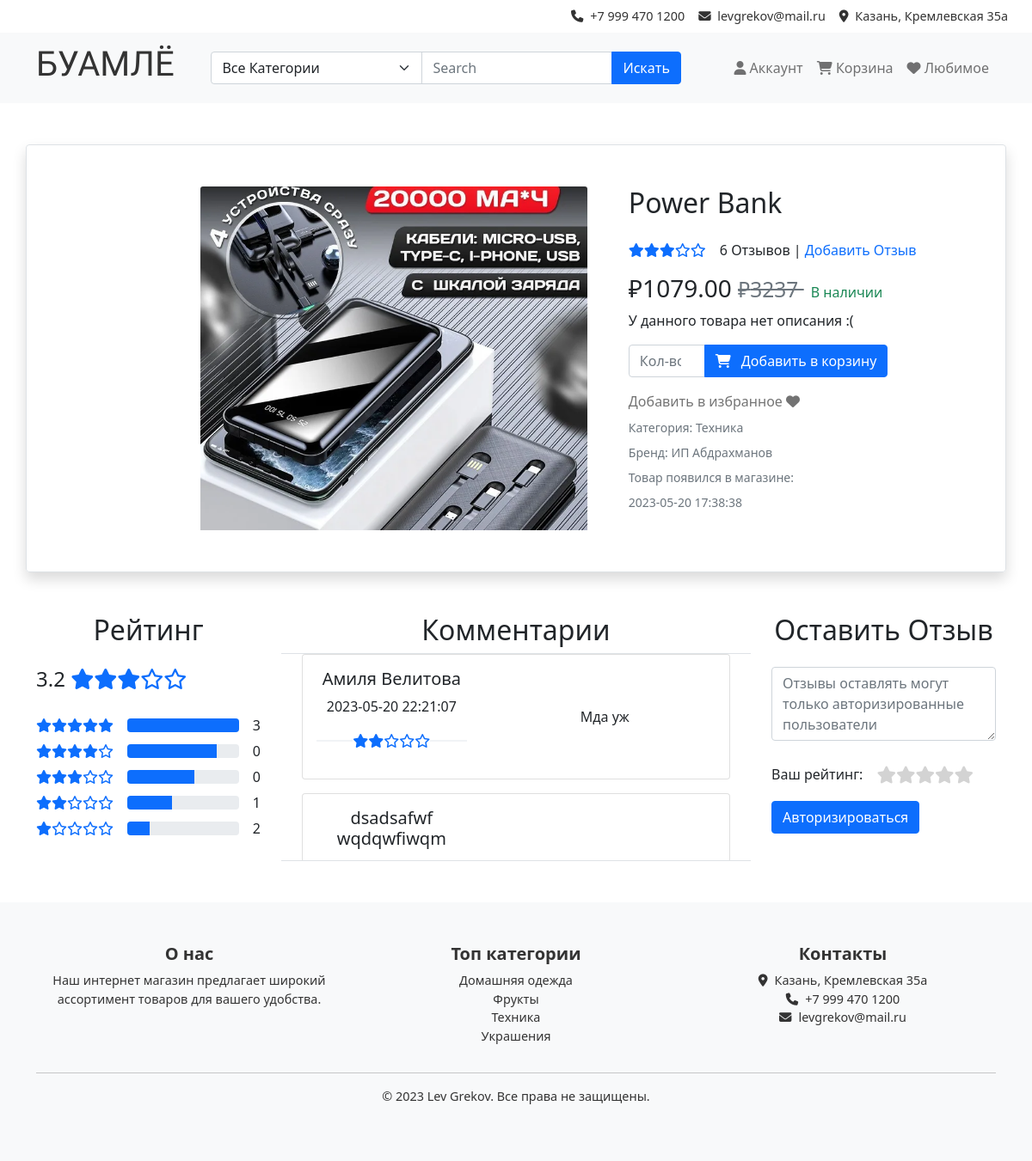
Screenshot of /product.php?id=43 with the database file from the repository.
### tables this page shows
CREATE TABLE `product` (
  `id` int UNSIGNED NOT NULL,
  `name` varchar(255) NOT NULL,
  `img` varchar(255) DEFAULT NULL,
  `brand_id` int UNSIGNED DEFAULT NULL,
  `category_id` int UNSIGNED DEFAULT NULL,
  `date_of_add` timestamp NULL DEFAULT CURRENT_TIMESTAMP,
  `current_price` decimal(10,2) UNSIGNED NOT NULL,
  `description` text
);

CREATE TABLE `category` (
  `id` int UNSIGNED NOT NULL,
  `name` varchar(255) NOT NULL
);

CREATE TABLE `brand` (
  `id` int UNSIGNED NOT NULL,
  `name` varchar(255) NOT NULL
);

CREATE TABLE `review` (
  `id` int UNSIGNED NOT NULL,
  `user_id` int UNSIGNED NOT NULL,
  `product_id` int UNSIGNED NOT NULL,
  `rate` int UNSIGNED NOT NULL,
  `text` text,
  `date` timestamp NOT NULL DEFAULT CURRENT_TIMESTAMP
);

CREATE TABLE `user` (
  `id` int UNSIGNED NOT NULL,
  `login` varchar(30) NOT NULL,
  `password` varchar(255) NOT NULL,
  `email` varchar(30) DEFAULT NULL,
  `phone` varchar(30) DEFAULT NULL,
  `first_name` varchar(255) DEFAULT NULL,
  `last_name` varchar(255) DEFAULT NULL,
  `img` varchar(255) DEFAULT NULL,
  `isAdmin` tinyint(1) NOT NULL DEFAULT '0'
);

### common/DBHelper.php (called while the page is built, shortened)
<?php
class DbHelper
{
    private static ?DbHelper $instance = null;
    private $conn;
    public static function getInstance($host = null, $port = null, $user = null, $pass = null): DbHelper
    {
        if (self::$instance === null) self::$instance = new DbHelper($host, $port, $user, $pass);
        return self::$instance;
    }
    private function __construct($host, $port, $user, $pass)
    {
        $this->conn = new mysqli();
        $this->conn->connect(hostname: $host,username: $user,password: $pass,database: self::dbName,port: $port);
    }
    private function _getDataFromDB(string $sql): array{
        $this->conn->begin_transaction();
        $result = $this->conn->query($sql);
        $data = [];
        if ($result && $result->num_rows > 0) {
            while ($row = $result->fetch_assoc()) {
                $data[] = $row;
            }
        }
        $this->conn->commit();
        return $data;
    }
    public function getAllCategories(): array {
        $sql = "SELECT * FROM category";
        $this->conn->begin_transaction();
        $result = $this->conn->query($sql);
        $categories = $result->fetch_all(MYSQLI_ASSOC);
        $this->conn->commit();
        return $categories;
    }
    public function getAllReviewsOnTheProduct($product){
        $sql = "SELECT * FROM review WHERE product_id = ?;";
        $stmt = $this->conn->prepare($sql);
        $stmt->bind_param("i", $product);
        $stmt->execute();
        $result = $stmt->get_result();
        $products = $result->fetch_all(MYSQLI_ASSOC);
        return $products;
    }
    public function getProductByID($id){
        $sql = "SELECT product.*, category.name AS category, brand.name AS brand, AVG(review.rate) AS rating
        FROM product
        LEFT JOIN review ON product.id = review.product_id
        LEFT JOIN category ON product.category_id = category.id
        LEFT JOIN brand ON product.brand_id = brand.id
        WHERE product.id = $id;";
        return $this->_getDataFromDB($sql);
    }
    public function getProductsRatingsGroups($ProudctId,$rate){
        $sql = "SELECT COUNT(*) AS count FROM review WHERE product_id = $ProudctId AND rate = $rate;";
        return $this->_getDataFromDB($sql) ;
    }
    public function getProductsRatings($ProductId) {
        $sql = "SELECT review.*, user.first_name AS firstname, user.last_name AS lastname
                FROM review
                INNER JOIN user ON review.user_id = user.id
                WHERE review.product_id = $ProductId;";
        return $this->_getDataFromDB($sql);
    }
}

### product.php (the view, shortened to what this page needs)
<?php
require_once "common/Page.php";
require_once "common/PhpHelper.php";
class product extends Page
{
    private $product;
    public function __construct() {
        $this->product = $this->dbh->getProductByID($_GET['id'])[0];
    }
    protected function ShowContent(){
        $this->showMainBlock();
        $this->ShowRatingBlock();
    }
    private function ShowRatingBlock(){
        ?>
        <div class="container my-5">
        <div class="row">
            <div class="col-md-3">
            <h2 class="text-center">Рейтинг</h2>
            <div id="rating">
                <h4 class="rating-avg">
                    <span><?php echo number_format(round($this->product['rating'], 1), 1); ?></span>
                    <div class="d-inline-block ml-2">
                    <?php echo RatingBar($this->product['rating']); ?>
                    </div>
                    </h4>
                <ul class="list-unstyled rating">
                    <?php for($i = 5; $i>0;$i--):?>
                    <li class="mb-0  py-0">
                    <div class="d-flex align-items-center" style="height: 30px">
                        <div class="rating-stars me-3">
                        <?php echo RatingBar($i); ?>
                        </div>
                        <div class="progress flex-grow-1 me-3">
                        <div class="progress-bar" role="progressbar" style="width: <?=$i*20?>%;" aria-valuenow="<?=$i*20?>" aria-valuemin="0" aria-valuemax="100"></div>
                        </div>
                        <span class="sum my-0">
                        <?php
                         echo $this->dbh->getProductsRatingsGroups($this->product['id'],$i)[0]['count'];
                         ?>
                         </span>
                    </div>
                    </li>
                    <?php endfor;?>
                </ul>
            </div>
            </div>
            <div class="col-md-6">
            <h2 class="text-center">Комментарии</h2>
<div class="container border-top border-bottom">
  <div class="comment-scroll">
    <?php
    $comments = $this->dbh->getProductsRatings($this->product['id']);
        ?>
        <?php
    for ($i = 0; $i < count($comments); $i++): ?>
        <div class="card mb-3">
            <div class="row g-0">
                <div class="col-md-5">
                    <div class="card-body text-center">
                        <h5 class="card-title"><?php echo $comments[$i]['firstname'] . ' ' . $comments[$i]['lastname']; ?></h5>
                        <p class="card-text"><?php echo $comments[$i]['date']; ?></p>
                        <p class="card-text"><?php echo RatingBar(($comments[$i]['rate'])); ?></p>
                    </div>
                </div>
                <div class="col-md-7">
                    <div class="card-body d-flex justify-content-center align-items-center" style="height: 100%;">
                        <p class="card-text"><?php echo $comments[$i]['text']; ?></p>
                    </div>
                </div>
            </div>
        </div>
    <?php endfor; ?>
  </div>
</div>
            </div>
            <div class="col-md-3">
            <h2 class="text-center">Оставить Отзыв</h2>
            <?php $this->GenerateFormForReview();?>
        </div>
        </div>
        </div>
        <?php
    }
    private function showMainBlock()
    {
        ?>
        <div class="container rounded border shadow mt-5 mb-5">
            <div class = "row my-5">
                <div class = col-md-2>
                </div>
                <div class = col-md-5>
                    <div id="imageContainerProduct" style="width: 100%; height: 25rem; overflow: hidden;">
                    <img src="productImages/<?= $this->product['img'] ?>" onerror="this.onerror=null;this.src='https:via.placeholder.com/250x200';" class="card-img-top" style="width: 100%; height: 100%; object-fit: cover;"  alt="...">
                    </div>
                </div>
                <div class ="col-md-5">
                <div class="product-details">
                    <div class= "container">
                    <h2 class="product-name"><?= $this->product['name'] ?></h2>
                        <div class="d-flex align-items-center">
                        <div class="product-rating me-3">
                            <?php echo RatingBar($this->product['rating']) ?>
                        </div>
                        <a href="#review-form" class="text-reset text-decoration-none">
                             <?= count(($this->dbh->getAllReviewsOnTheProduct($this->product['id']))) ?? "Нет "?> Отзывов | <span class="text-primary"> Добавить Отзыв </span>
                        </a>
                        </div>
                        <h3>
                            ₽<?= $this->product['current_price'] ?>
                            <del class="text-decoration-line-through text-muted small me-2"> ₽<?= $this->product['current_price'] * 3 ?> </del>
                            <span class="text-success fs-6">В наличии</span>
                        </h3>
                        <p>
                        <?php
                         if($this->product['description'] != null){
                            echo $this->product['description'];
                         }
                         else echo "У данного товара нет описания :("
                        ?>
                        </p>
                        <div class = "col-md-9">
                        <?php if(!isset($_SESSION['user'])):?>
                            <div class="input-group mb-3">
                                    <input type="number" class="form-control" min="1" placeholder="Кол-во" aria-label="Количество" aria-describedby="add-to-cart-button" name="quantity">
                                    <a href="autorizationPage.php" class="btn btn-primary">
                                        <i class="fas fa-shopping-cart me-2"></i> Добавить в корзину
                                    </a>
                                </div>
                        <?php endif;?>
                        <div class = "mb-2">
                        <a class="HideBlue" href="">Добавить в избранное <i class="fas fa-heart"></i> </a>
                        </div>
                        <div class="category-brand">
                            <p class="category small text-muted mb-2">Категория: <?=$this->product['category']?></p>
                            <p class="brand small text-muted mb-2">Бренд: <?=$this->product['brand']?></p>
                            <p class="date small text-muted mb-2">Товар появился в магазине:</p>
                            <p class="date small text-muted mb-2"><?=$this->product['date_of_add']?></p>
                        </div>
                        </div>
                    </div>
                </div>
                </div>
            </div>
        </div>
        <?php
    }
    private function GenerateFormForReview(){
            ?>
            <form id="review-form" action="validationForms\additionBDnewElements.php?form=comment" method="post";>
            <div class="form-group my-4">
                <textarea class="form-control" id="comment" name="comment"placeholder="<?php echo isset($_SESSION['user']) ? 'Комментарий' : 'Отзывы оставлять могут только авторизированные пользователи'; ?>" rows="3"></textarea>
            </div>
            <div class="d-flex align-items-center my-3" style="height: 30px">
            <span class="me-3">Ваш рейтинг:</span>
            <div class="rating-area">
                <label for="star-5" title="Оценка «5»"><i class="fas fa-star fa-lg"></i></label>
                <label for="star-4" title="Оценка «4»"><i class="fas fa-star fa-lg"></i></label>
                <label for="star-3" title="Оценка «3»"><i class="fas fa-star fa-lg"></i></label>
                <label for="star-2" title="Оценка «2»"><i class="fas fa-star fa-lg"></i></label>
                <label for="star-1" title="Оценка «1»"><i class="fas fa-star fa-lg"></i></label>
            </div>
            </div>
            <?php
             if(!isset($_SESSION['user'])){
                echo '<a href="account.php" class="btn btn-primary">Авторизироваться</a>';
             }
            ?>
            </form>
            <?php
        }
    }
(new product())->showPage();

### common/PhpHelper.php (shortened to what this page needs)
<?php
require_once "DbHelper.php";
    function RatingBar($rating) {
        $html = '<div class="product-rating my-3">';
        $html .= '<div class=" starholder">';
        if($rating == null)
        {
            for($i =0; $i<5;$i++){
                $html .= '<i class="fa-regular fa-star text-secondary"></i>';
            }
        }
        else{
            $fullStars = floor($rating);
            $halfStars = round($rating - $fullStars, 1) >= 0.5 ? 1 : 0;
            $emptyStars = 5 - $fullStars - $halfStars;
            for ($i = 0; $i < $fullStars; $i++) {
            $html .= '<i class="fa-solid fa-star text-primary"></i>';
            }
            for ($i = 0; $i < $emptyStars; $i++) {
            $html .= '<i class="fa-regular fa-star text-primary"></i>';
            }
        }
        $html .= '</div>';
        $html .= '</div>';
        return $html;
    }
        ?>

### css/style.css (style rules this page uses)
.product-rating { position: relative; }
.product-rating:after { content: ""; position: absolute; top: 50%; left: 0; right: 0; -webkit-transform: translateY(-50%); -ms-transform: translateY(-50%); transform: translateY(-50%); height: 1px; background-color: #E4E7ED; z-index: 1; }
.starholder { position: relative; background: #FFF; z-index: 2; display: inline-block; }
.HideBlue { color: rgba(0, 0, 0, 0.55); text-decoration: none; transition: all 0.3s ease; }
.rating-area { overflow: hidden; }
.rating-area:not(:checked) > label { float: right; width: auto; padding: 0; cursor: pointer; font-size: auto; line-height: auto; color: lightgrey; }
.comment-scroll { height: 15rem; overflow-y: auto; }

### rows the page displays
product: img (picture), name "Power Bank", current_price "1079.00", $this->product['current_price']*3 "3237", category.name "Техника", brand.name "ИП Абдрахманов", date_of_add "2023-05-20 17:38:38"
review: user.first_name "Амиля", user.last_name "Велитова", date "2023-05-20 22:21:07", rate 2 (drawn), text "Мда уж"
review: user.first_name "dsadsafwf", user.last_name "wqdqwfiwqm"

### other values shown
count(($this->dbh->getAllReviewsOnTheProduct($this->product['id']))) "6"
$this->product['rating'] "3.2"
$topCategories[$i]['name'] "Домашняя одежда"
$topCategories[$i]['name'] "Фрукты"
$topCategories[$i]['name'] "Техника"
$topCategories[$i]['name'] "Украшения"
